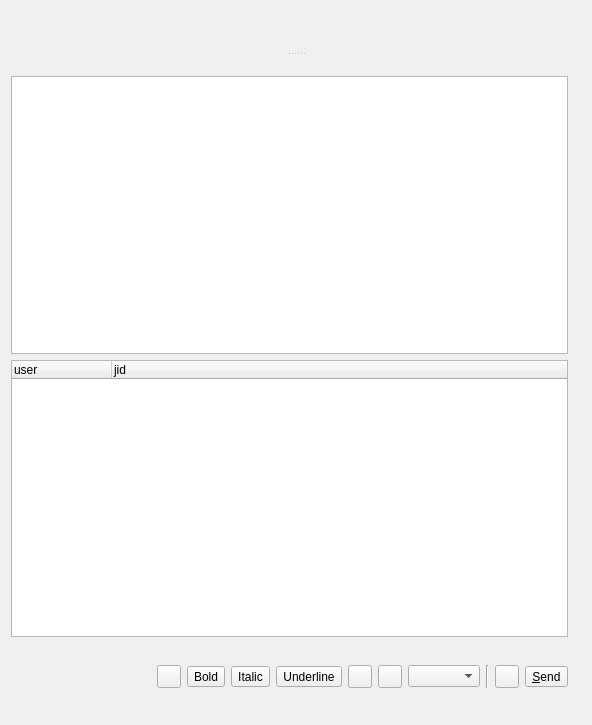
<ui version="4.0" >
 <class>groupchatwidget</class>
 <widget class="QWidget" name="groupchatwidget" >
  <property name="geometry" >
   <rect>
    <x>0</x>
    <y>0</y>
    <width>592</width>
    <height>725</height>
   </rect>
  </property>
  <property name="focusPolicy" >
   <enum>Qt::StrongFocus</enum>
  </property>
  <property name="windowTitle" >
   <string>Form</string>
  </property>
  <layout class="QGridLayout" name="gridLayout_2" >
   <item row="0" column="0" >
    <widget class="QSplitter" name="splitter" >
     <property name="orientation" >
      <enum>Qt::Vertical</enum>
     </property>
     <widget class="QWidget" native="1" name="gameWidget" >
      <property name="sizePolicy" >
       <sizepolicy vsizetype="Expanding" hsizetype="Expanding" >
        <horstretch>0</horstretch>
        <verstretch>0</verstretch>
       </sizepolicy>
      </property>
     </widget>
     <widget class="QWidget" name="" >
      <layout class="QGridLayout" name="gridLayout" >
       <item row="0" column="0" >
        <widget class="QLabel" name="disco_info" >
         <property name="text" >
          <string/>
         </property>
        </widget>
       </item>
       <item row="1" column="0" >
        <widget class="QTextBrowser" name="info" >
         <property name="minimumSize" >
          <size>
           <width>0</width>
           <height>1</height>
          </size>
         </property>
         <property name="toolTip" >
          <string>Every multi-user chat can have topic of its discussion</string>
         </property>
         <property name="openExternalLinks" >
          <bool>true</bool>
         </property>
        </widget>
       </item>
       <item row="2" column="0" >
        <widget class="QTreeWidget" name="users" >
         <property name="horizontalScrollBarPolicy" >
          <enum>Qt::ScrollBarAlwaysOff</enum>
         </property>
         <property name="iconSize" >
          <size>
           <width>32</width>
           <height>32</height>
          </size>
         </property>
         <property name="indentation" >
          <number>0</number>
         </property>
         <property name="rootIsDecorated" >
          <bool>false</bool>
         </property>
         <column>
          <property name="text" >
           <string>user</string>
          </property>
         </column>
         <column>
          <property name="text" >
           <string>jid</string>
          </property>
         </column>
        </widget>
       </item>
       <item row="3" column="0" >
        <layout class="QVBoxLayout" name="verticalLayout" >
         <item>
          <widget class="QWidget" native="1" name="viewWidget" />
         </item>
         <item>
          <layout class="QVBoxLayout" name="editLayout" >
           <property name="spacing" >
            <number>6</number>
           </property>
           <property name="margin" >
            <number>0</number>
           </property>
           <item>
            <widget class="QWidget" native="1" name="lineWidget" >
             <property name="minimumSize" >
              <size>
               <width>0</width>
               <height>10</height>
              </size>
             </property>
            </widget>
           </item>
           <item>
            <layout class="QHBoxLayout" >
             <property name="spacing" >
              <number>6</number>
             </property>
             <property name="margin" >
              <number>0</number>
             </property>
             <item>
              <spacer>
               <property name="orientation" >
                <enum>Qt::Horizontal</enum>
               </property>
               <property name="sizeHint" stdset="0" >
                <size>
                 <width>40</width>
                 <height>20</height>
                </size>
               </property>
              </spacer>
             </item>
             <item>
              <widget class="QToolButton" name="linkButton" >
               <property name="icon" >
                <iconset>
                 <normaloff>images/16x16/actions/anchor.png</normaloff>images/16x16/actions/anchor.png</iconset>
               </property>
               <property name="popupMode" >
                <enum>QToolButton::InstantPopup</enum>
               </property>
               <property name="toolButtonStyle" >
                <enum>Qt::ToolButtonIconOnly</enum>
               </property>
              </widget>
             </item>
             <item>
              <widget class="QToolButton" name="boldButton" >
               <property name="focusPolicy" >
                <enum>Qt::NoFocus</enum>
               </property>
               <property name="text" >
                <string>Bold</string>
               </property>
               <property name="icon" >
                <iconset>
                 <normaloff>images/16x16/actions/format-text-bold.png</normaloff>images/16x16/actions/format-text-bold.png</iconset>
               </property>
               <property name="checkable" >
                <bool>true</bool>
               </property>
               <property name="toolButtonStyle" >
                <enum>Qt::ToolButtonIconOnly</enum>
               </property>
              </widget>
             </item>
             <item>
              <widget class="QToolButton" name="italicButton" >
               <property name="focusPolicy" >
                <enum>Qt::NoFocus</enum>
               </property>
               <property name="text" >
                <string>Italic</string>
               </property>
               <property name="icon" >
                <iconset>
                 <normaloff>images/16x16/actions/format-text-italic.png</normaloff>images/16x16/actions/format-text-italic.png</iconset>
               </property>
               <property name="checkable" >
                <bool>true</bool>
               </property>
               <property name="toolButtonStyle" >
                <enum>Qt::ToolButtonIconOnly</enum>
               </property>
              </widget>
             </item>
             <item>
              <widget class="QToolButton" name="underlineButton" >
               <property name="focusPolicy" >
                <enum>Qt::NoFocus</enum>
               </property>
               <property name="text" >
                <string>Underline</string>
               </property>
               <property name="icon" >
                <iconset>
                 <normaloff>images/16x16/actions/format-text-underline.png</normaloff>images/16x16/actions/format-text-underline.png</iconset>
               </property>
               <property name="checkable" >
                <bool>true</bool>
               </property>
               <property name="toolButtonStyle" >
                <enum>Qt::ToolButtonIconOnly</enum>
               </property>
              </widget>
             </item>
             <item>
              <widget class="QToolButton" name="colorButton" >
               <property name="popupMode" >
                <enum>QToolButton::InstantPopup</enum>
               </property>
               <property name="toolButtonStyle" >
                <enum>Qt::ToolButtonIconOnly</enum>
               </property>
              </widget>
             </item>
             <item>
              <widget class="QToolButton" name="backgroundButton" >
               <property name="popupMode" >
                <enum>QToolButton::InstantPopup</enum>
               </property>
               <property name="toolButtonStyle" >
                <enum>Qt::ToolButtonIconOnly</enum>
               </property>
              </widget>
             </item>
             <item>
              <widget class="QComboBox" name="fontSize" />
             </item>
             <item>
              <widget class="Line" name="line" >
               <property name="orientation" >
                <enum>Qt::Vertical</enum>
               </property>
              </widget>
             </item>
             <item>
              <widget class="QToolButton" name="smileys" >
               <property name="toolTip" >
                <string>You can add emoticons by clicking here</string>
               </property>
               <property name="icon" >
                <iconset>
                 <normaloff>images/16x16/emotes/biggrin.png</normaloff>images/16x16/emotes/biggrin.png</iconset>
               </property>
               <property name="checkable" >
                <bool>true</bool>
               </property>
               <property name="popupMode" >
                <enum>QToolButton::InstantPopup</enum>
               </property>
              </widget>
             </item>
             <item>
              <widget class="QToolButton" name="sendButton" >
               <property name="text" >
                <string>&amp;Send</string>
               </property>
               <property name="icon" >
                <iconset>
                 <normaloff>images/16x16/actions/send.png</normaloff>images/16x16/actions/send.png</iconset>
               </property>
               <property name="toolButtonStyle" >
                <enum>Qt::ToolButtonTextBesideIcon</enum>
               </property>
              </widget>
             </item>
            </layout>
           </item>
          </layout>
         </item>
        </layout>
       </item>
       <item row="4" column="0" >
        <widget class="QWidget" native="1" name="pluginWidget" >
         <zorder>selfAvatar</zorder>
        </widget>
       </item>
       <item row="5" column="1" >
        <widget class="QLabel" name="selfAvatar" >
         <property name="sizePolicy" >
          <sizepolicy vsizetype="Fixed" hsizetype="Fixed" >
           <horstretch>0</horstretch>
           <verstretch>0</verstretch>
          </sizepolicy>
         </property>
         <property name="text" >
          <string/>
         </property>
        </widget>
       </item>
      </layout>
     </widget>
    </widget>
   </item>
  </layout>
  <zorder>splitter_2</zorder>
  <zorder>selfAvatar</zorder>
  <zorder>splitter</zorder>
 </widget>
 <resources/>
 <connections/>
</ui>
